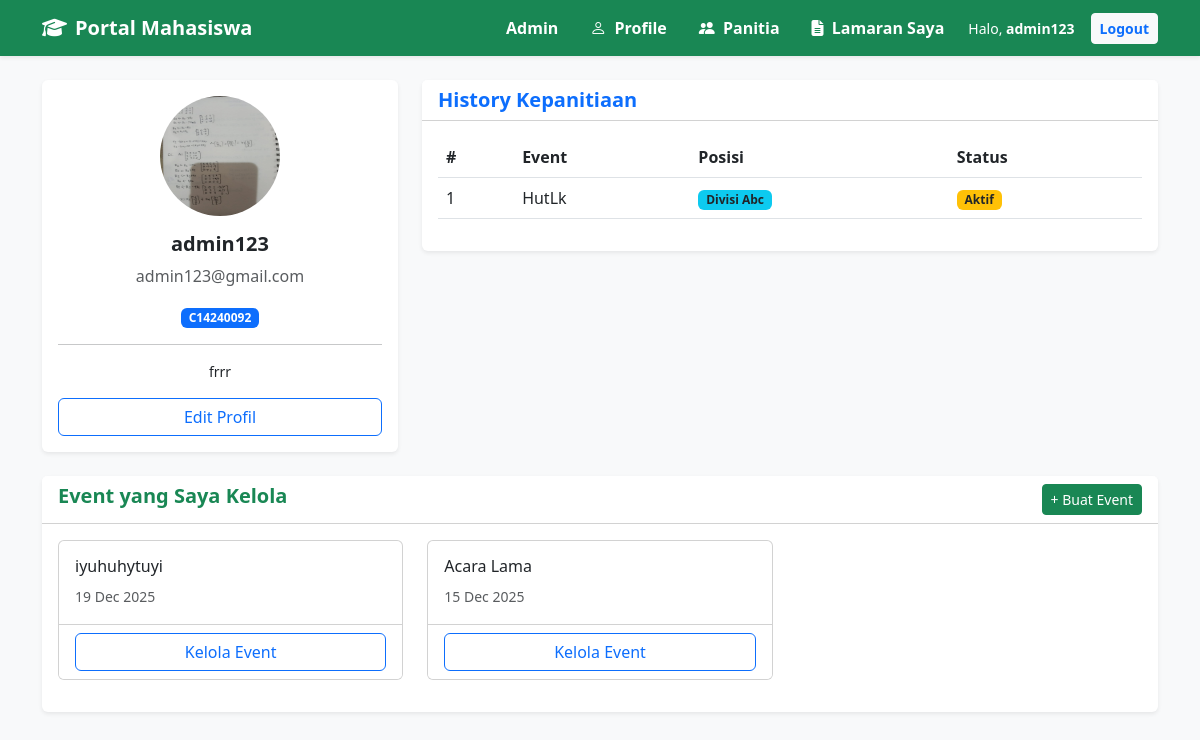
Page /STUDENT/index.php (signed in) on the committed database.
### tables this page shows
CREATE TABLE `users` (
  `id` int(100) NOT NULL,
  `name` varchar(100) NOT NULL,
  `password` varchar(255) NOT NULL,
  `email` varchar(100) NOT NULL,
  `nrp` varchar(20) DEFAULT NULL,
  `role` enum('admin','student') NOT NULL DEFAULT 'student',
  `biodata` text DEFAULT NULL,
  `profile_picture` varchar(255) DEFAULT NULL,
  `created_at` timestamp NOT NULL DEFAULT current_timestamp()
);

CREATE TABLE `positions` (
  `position_id` int(11) NOT NULL,
  `event_id` int(11) NOT NULL,
  `position_name` varchar(100) NOT NULL,
  `quota` int(11) NOT NULL DEFAULT 0,
  `description` text DEFAULT NULL,
  `created_at` timestamp NOT NULL DEFAULT current_timestamp()
);

CREATE TABLE `events` (
  `event_id` int(100) NOT NULL,
  `event_name` varchar(255) NOT NULL,
  `event_description` text DEFAULT NULL,
  `event_date` date NOT NULL,
  `event_end_date` date DEFAULT NULL,
  `event_location` varchar(100) DEFAULT NULL,
  `event_category` varchar(50) DEFAULT NULL,
  `event_poster` varchar(255) DEFAULT NULL,
  `event_status` enum('draft','published') DEFAULT 'draft',
  `created_at` timestamp NOT NULL DEFAULT current_timestamp() ON UPDATE current_timestamp(),
  `created_by` int(100) DEFAULT NULL
);

### STUDENT/index.php (the view, shortened to what this page needs)
<?php
include '../koneksi.php';
include('navbar_mahasiswa.php');
$user_id = $_SESSION['id'];
$user_query = mysqli_query($conn, "SELECT * FROM users WHERE id='$user_id'");
$user = mysqli_fetch_assoc($user_query);
$history_query = "
    SELECT e.event_name, e.event_end_date, p.position_name
    FROM registrations r
    JOIN positions p ON r.position_id = p.position_id
    JOIN events e ON p.event_id = e.event_id
    WHERE r.user_id='$user_id' AND r.status='accepted'
    ORDER BY e.event_date DESC
";
$history_result = mysqli_query($conn, $history_query);
$my_events = mysqli_query(
    $conn,
    "SELECT * FROM events WHERE created_by='$user_id' ORDER BY event_date DESC"
);
?>
<!DOCTYPE html>
<html lang="id">
<head>
<link href="https://cdn.jsdelivr.net/npm/bootstrap@5.3.0/dist/css/bootstrap.min.css" rel="stylesheet">
</head>
<body class="bg-light">
<div class="container mt-4 mb-5">
<div class="row">
<div class="col-lg-4 mb-4">
<div class="card shadow-sm border-0">
<div class="card-body text-center">
<?php
$foto = !empty($user['profile_picture'])
    ? "../uploads/".$user['profile_picture']
    : "https://via.placeholder.com/150";
?>
<img src="<?= $foto ?>" class="rounded-circle mb-3" width="120" height="120">
<h5 class="fw-bold"><?= htmlspecialchars($user['name']); ?></h5>
<p class="text-muted"><?= htmlspecialchars($user['email']); ?></p>
<span class="badge bg-primary">
    <?= !empty($user['nrp']) ? htmlspecialchars($user['nrp']) : 'NRP belum diisi'; ?>
</span>
<hr>
<p class="small">
<?= !empty($user['biodata']) ? nl2br(htmlspecialchars($user['biodata'])) : 'Belum ada biodata'; ?>
</p>
<button class="btn btn-outline-primary w-100" data-bs-toggle="modal" data-bs-target="#editProfileModal">
Edit Profil
</button>
</div>
</div>
</div>
<div class="col-lg-8">
<div class="card shadow-sm border-0 mb-4">
<div class="card-header bg-white">
<h5 class="fw-bold text-primary mb-0">History Kepanitiaan</h5>
</div>
<div class="card-body">
<table class="table table-hover">
<thead>
<tr>
<th>#</th>
<th>Event</th>
<th>Posisi</th>
<th>Status</th>
</tr>
</thead>
<tbody>
<?php if (mysqli_num_rows($history_result) > 0): $no=1; ?>
<?php while($h = mysqli_fetch_assoc($history_result)): ?>
<tr>
<td><?= $no++; ?></td>
<td><?= htmlspecialchars($h['event_name']); ?></td>
<td><span class="badge bg-info text-dark"><?= htmlspecialchars($h['position_name']); ?></span></td>
<td>
<?php if ($h['event_end_date'] < date('Y-m-d')): ?>
<span class="badge bg-success">Selesai</span>
<?php else: ?>
<span class="badge bg-warning text-dark">Aktif</span>
<?php endif; ?>
</td>
</tr>
<?php endwhile; endif; ?>
</tbody>
</table>
</div>
</div>
</div>
<div class="col-12">
<div class="card shadow-sm border-0">
<div class="card-header bg-white d-flex justify-content-between">
<h5 class="fw-bold text-success mb-0">Event yang Saya Kelola</h5>
<a href="create_event.php" class="btn btn-success btn-sm">+ Buat Event</a>
</div>
<div class="card-body">
<div class="row">
<?php if (mysqli_num_rows($my_events) > 0): ?>
<?php while($evt = mysqli_fetch_assoc($my_events)): ?>
<div class="col-md-4 mb-3">
<div class="card h-100">
<div class="card-body">
<h6><?= htmlspecialchars($evt['event_name']); ?></h6>
<small class="text-muted"><?= date('d M Y', strtotime($evt['event_date'])); ?></small>
</div>
<div class="card-footer bg-white">
<a href="manage_event.php?id=<?= $evt['event_id']; ?>" class="btn btn-outline-primary w-100">
Kelola Event
</a>
</div>
</div>
</div>
<?php endwhile; else: ?>
<div class="col-12 text-center text-muted py-4">
Belum membuat event
</div>
<?php endif; ?>
</div>
</div>
</div>
</div>
</div>
</div>
</body>
</html>

### STUDENT/navbar_mahasiswa.php (style rules this page uses)
body { background-color: #f0f2f5; font-family: 'Segoe UI', sans-serif; }

### rows in the picture
users: profile_picture (picture), name "admin123", email "admin123@gmail.com", nrp "C14240092", biodata "frrr"
positions: event.event_name "HutLk", position_name "Divisi Abc"
events: event_name "iyuhuhytuyi", event_date "19 Dec 2025"
events: event_name "Acara Lama", event_date "15 Dec 2025"

### other values in the picture
$_SESSION['name'] "admin123"
